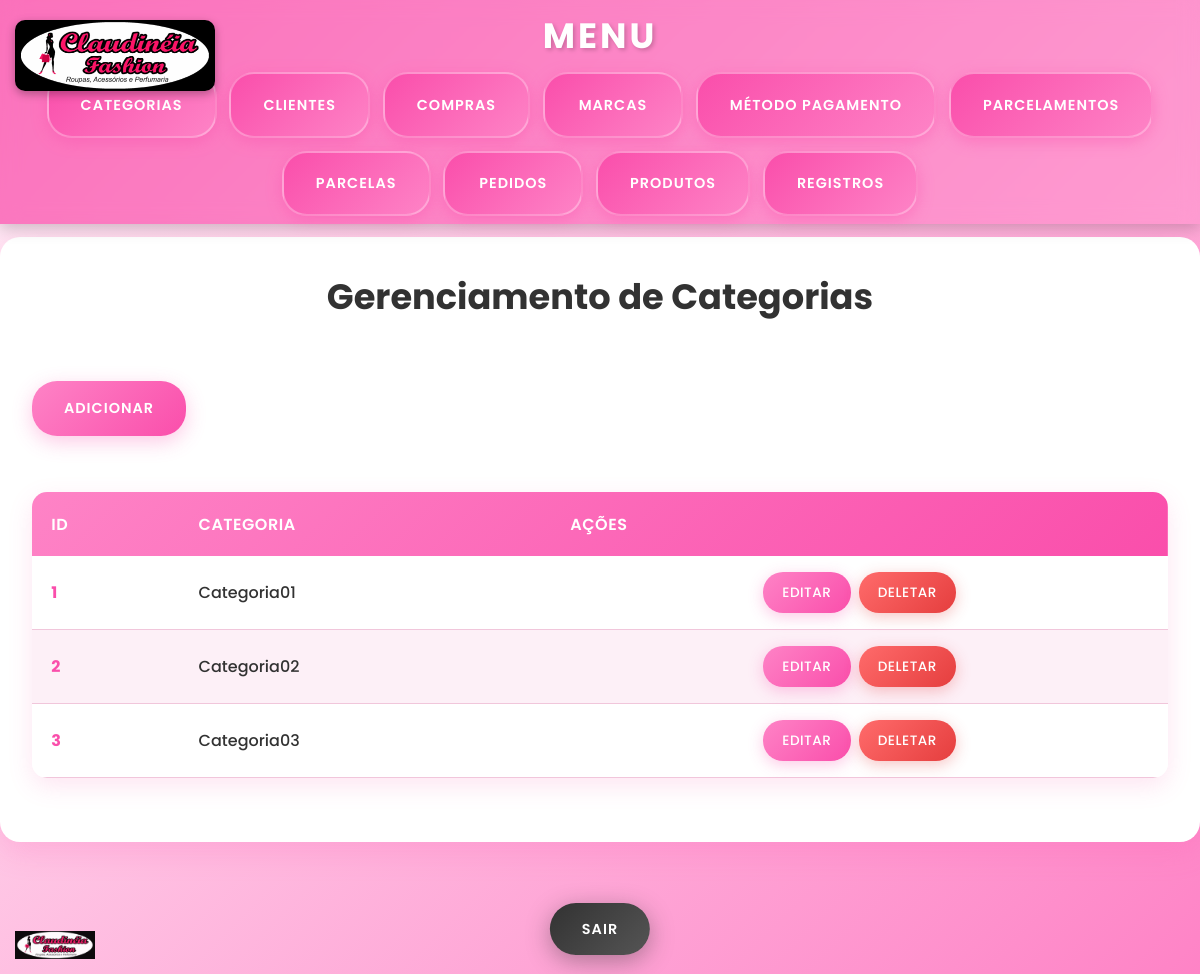
The app's page /MeuEstoqueVirtual/public/categoria (signed in) with its own data.
### tables this page shows
CREATE TABLE `categorias` (
  `id` tinyint unsigned NOT NULL AUTO_INCREMENT,
  `nome` varchar(20) NOT NULL,
  `create_at` datetime NOT NULL DEFAULT CURRENT_TIMESTAMP,
  `update_at` datetime NOT NULL DEFAULT CURRENT_TIMESTAMP,
  PRIMARY KEY (`id`),
  UNIQUE KEY `id_UNIQUE` (`id`),
  UNIQUE KEY `nome_UNIQUE` (`nome`)
);

### app/controllers/CategoriaController.php (called while the page is built, shortened)
<?php
class CategoriaController extends BaseController
{
    public function index(): void
    {
        $this->render('Categorias/index');
    }
}

### app/models/Categoria/CategoriaDAO.php (called while the page is built, shortened)
<?php
class CategoriaDAO {
    private $conn;
    public function __construct() {
        $db = new Database();
        $this->conn = $db->getConnection();
    }
    public function showCategoria($id) {
        $query = "SELECT * FROM categorias";
        $stmt = $this->conn->prepare($query);
        $stmt->execute();
        return $stmt->fetchAll(PDO::FETCH_ASSOC);
    }
}

### app/config/Database.php (called while the page is built, shortened)
<?php
class Database {
    private $host = 'localhost:3306';
    private $db_name = 'sistema_estoque';
    private $username = 'root';
    private $password = 'b4nc0D4d0sM1SQL';
    public function getConnection() {
        $this->conn = null;
        try {
            $this->conn = new PDO(
                "mysql:host={$this->host};dbname={$this->db_name}",
                $this->username,
                $this->password
            );
            $this->conn->setAttribute(PDO::ATTR_ERRMODE, PDO::ERRMODE_EXCEPTION);
        } catch (PDOException $e) {
            die("Erro na conexão: " . $e->getMessage());
        }
        return $this->conn;
    }
}

### app/views/pages/Categorias/index.php (the view, shortened to what this page needs)
<?php
$admin = $_SESSION['admin']['id'];
$categoriaDao = new CategoriaDAO();
$resultado = $categoriaDao->showCategoria($admin);
$basePath = '/MeuEstoqueVirtual/public';
?>
<body>
    <div class="main-container">
        <h1>Gerenciamento de Categorias</h1>
        <a href="<?= $basePath . '/categoria/adicionar' ?>">Adicionar</a>
        <table>
            <thead>
                <tr>
                    <th>ID</th>
                    <th>Categoria</th>
                    <th>Ações</th>
                </tr>
            </thead>
            <tbody>
                <?php foreach ($resultado as $row): ?>
                    <tr>
                        <td><?= $row["id"] ?></td>
                        <td><?= htmlspecialchars($row['nome']) ?></td>
                        <td class="btn-actions">
                            <a href="<?= $basePath . '/categoria/editar/' . $row['id'] ?>" class="btn btn-edit">Editar</a>
                            <a href="<?= $basePath . '/categoria/deletar/' . $row['id'] ?>" class="btn btn-delete">Deletar</a>
                        </td>
                    </tr>
                <?php endforeach; ?>
            </tbody>
        </table>
    </div>
    <div class="actions">
        <a href="<?= $basePath . '/login/sair' ?>" class="btn btn-exit">Sair</a>
    </div>
    <img src="<?= $basePath . '/assets/logo-claudineia.jpeg' ?>" alt="Logo Claudinéia" class="logo-fixed">
</body>
</html>

### public/Css/menu.css (style rules this page uses)
* { margin: 0; padding: 0; box-sizing: border-box; }
body { font-family: 'Arial', sans-serif; background: linear-gradient(135deg, #f5f7fa 0%, #c3cfe2 100%); min-height: 100vh; }
body { padding-top: 45px; }

### public/Css/tabela.css (style rules this page uses)
body { font-family: 'Poppins', sans-serif; background: linear-gradient(135deg, #FFF2F9 0%, #FE83C6 100%) !important; min-height: 100vh; line-height: 1.6; padding-bottom: 100px; }
.main-container { max-width: 1200px; margin: 2rem auto; padding: 2rem; background: #ffffff; border-radius: 20px; box-shadow: 0 10px 30px rgba(250, 78, 171, 0.2); animation: fadeInUp 0.6s ease-out; }
h1 { color: #323232 !important; font-size: 2.5rem; font-weight: 700; text-align: center; margin-bottom: 1rem; }
a[href*="adicionar"] { display: inline-block; background: linear-gradient(135deg, #FE83C6 0%, #FA4EAB 100%); color: white; text-decoration: none; padding: 1rem 2rem; border-radius: 25px; font-weight: 600; margin: 1.5rem 0; transition: all 0.3s ease; box-shadow: 0 6px 20px rgba(250, 78, 171, 0.3); text-transform: uppercase; letter-spacing: 1px; font-size: 0.9rem; }
table { width: 100%; border-collapse: collapse; margin: 2rem 0; background: #ffffff; border-radius: 15px; overflow: hidden; box-shadow: 0 8px 25px rgba(250, 78, 171, 0.15); }
thead { background: linear-gradient(135deg, #FE83C6 0%, #FA4EAB 100%); }
th { padding: 1.2rem; text-align: left; font-weight: 600; color: #ffffff !important; font-size: 1rem; letter-spacing: 0.5px; text-transform: uppercase; }
tbody tr { transition: all 0.3s ease; border-bottom: 1px solid #f1c6db; background: #ffffff; }
tbody tr:nth-child(even) { background: #fdf0f7; }
td { padding: 1rem 1.2rem; color: #323232 !important; font-weight: 500; vertical-align: middle; }
td:first-child { font-weight: 700; color: #FA4EAB !important; }
.btn-actions { display: flex; gap: 0.5rem; justify-content: center; flex-wrap: wrap; }
.btn { padding: 0.6rem 1.2rem; border-radius: 20px; font-weight: 500; font-size: 0.85rem; text-transform: uppercase; letter-spacing: 0.5px; transition: all 0.3s ease; border: none; cursor: pointer; }
.btn-edit { background: linear-gradient(135deg, #FE83C6 0%, #FA4EAB 100%); color: white; box-shadow: 0 4px 15px rgba(250, 78, 171, 0.3); }
.btn-delete { background: linear-gradient(135deg, #FF6B6B 0%, #E53E3E 100%); color: white; box-shadow: 0 4px 15px rgba(229, 62, 62, 0.3); }
.actions { position: fixed; bottom: 2rem; left: 50%; transform: translateX(-50%); z-index: 500; text-align: center; }
.btn-exit { background: linear-gradient(135deg, #323232 0%, #555555 100%); color: white; box-shadow: 0 6px 25px rgba(50, 50, 50, 0.4); padding: 1rem 2rem; border-radius: 50px; font-weight: 600; text-transform: uppercase; letter-spacing: 1px; transition: all 0.3s ease; font-size: 0.9rem; }
.logo-fixed { position: fixed; bottom: 15px; left: 15px; width: 80px; height: auto; z-index: 900; transition: all 0.3s ease; opacity: 0.95; }

### public/Css/form.css (style rules this page uses)
h1 { color: #323232 !important; font-size: 2.2rem; font-weight: 700; text-align: center; margin-bottom: 2rem; text-shadow: none; }
a { color: #FA4EAB; text-decoration: none; font-weight: 500; transition: all 0.3s ease; }

### records on screen
categorias: id "1", nome "Categoria01"
categorias: id "2", nome "Categoria02"
categorias: id "3", nome "Categoria03"
